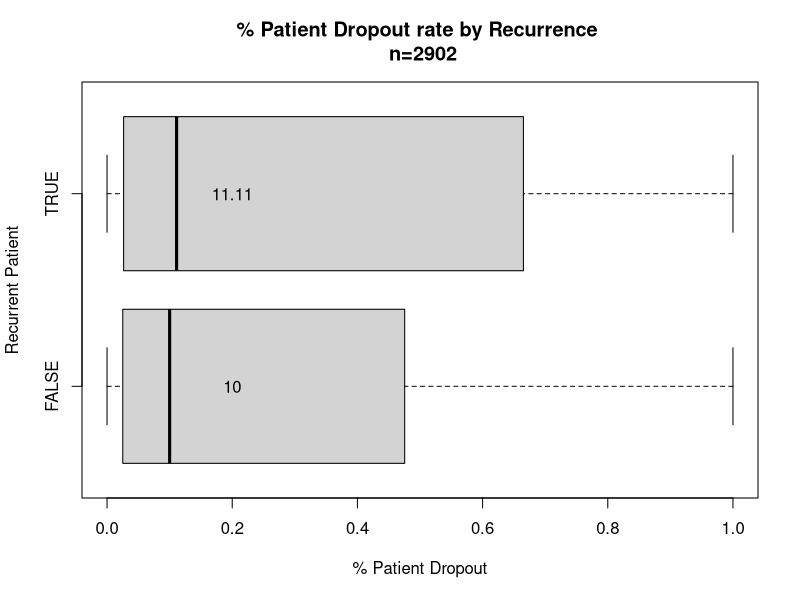
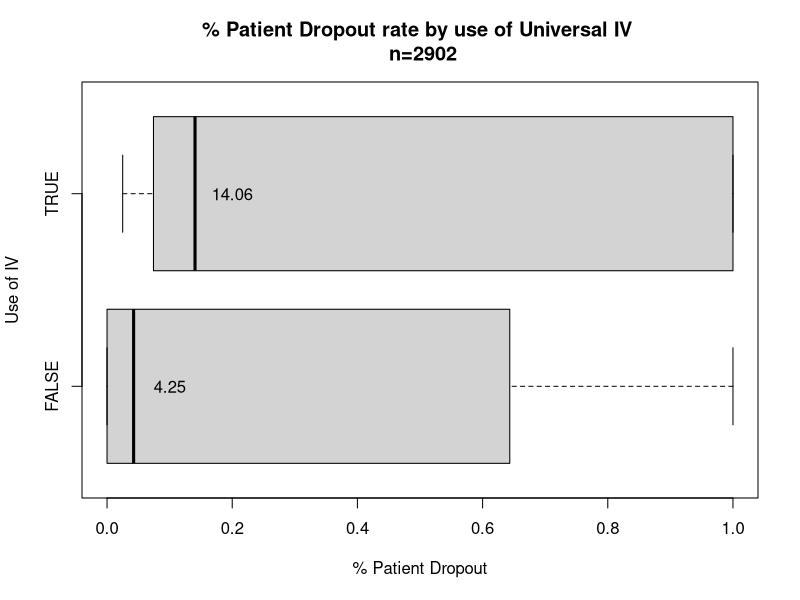

Write the R code that produced these figures, in order.
## ---- chunk 1
knitr::opts_chunk$set(echo = TRUE)
## ---- chunk 2
myData <- read.csv("variable-dosing_7119.csv", header = TRUE)
myData <- myData[myData$Reason.for.dropping != "None",]
## ---- chunk 3
qty <- aggregate(myData$Qty, by=list(Category=myData$Arm.Group.Title), FUN=sum)
numpeople <- aggregate(myData$X..People, by=list(Category=myData$Arm.Group.Title), FUN=median)
cat <- aggregate(myData$Recurrent, by=list(Category=myData$Arm.Group.Title), FUN=mean)
df <- data.frame(qty, numpeople, cat)
bxp <- boxplot(df$x/df$x.1 ~ as.logical(df$x.2), data=myData,horizontal=TRUE, ylab="Recurrent Patient", xlab="% Patient Dropout")
text(x=0.2, y=1, labels=toString(round(bxp$stats[3,1] * 100, digits=2)))
text(x=0.2, y=2, labels=toString(round(bxp$stats[3,2] * 100, digits=2)))
title(paste("% Patient Dropout rate by Recurrence \n n=", sum(numpeople$x), sep=""))

## ---- chunk 4
#sum up by arm
qty <- aggregate(myData$Qty, by=list(Category=myData$Arm.Group.Title), FUN=sum)
numpeople <- aggregate(myData$X..People, by=list(Category=myData$Arm.Group.Title), FUN=median)
cat <- aggregate(myData$Universal.IV, by=list(Category=myData$Arm.Group.Title), FUN=mean)

#build boxplot
df <- data.frame(qty, numpeople, cat)
bxp <- boxplot(df$x/df$x.1 ~ as.logical(df$x.2), data=myData,horizontal=TRUE, ylab="Use of IV", xlab="% Patient Dropout")

#add text
text(x=0.1, y=1, labels=toString(round(bxp$stats[3,1] * 100, digits=2)))
text(x=0.2, y=2, labels=toString(round(bxp$stats[3,2] * 100, digits=2)))
title(paste("% Patient Dropout rate by use of Universal IV \n n=", sum(numpeople$x), sep=""))

